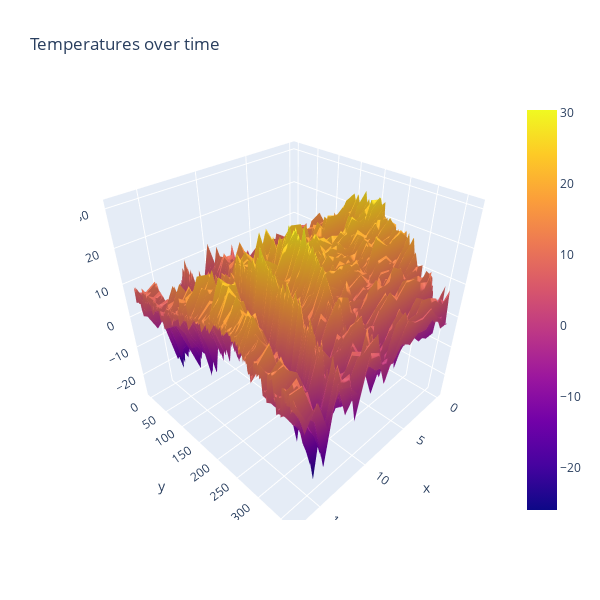

Here is the notebook cell this chart was saved with:
### Code cell
#Plot ALL weather data for all stations for a year 

#X = weather station
#Y = day of the year
#Z = temperature

#you can click/hold in the graph below to rotate!

fig = go.Figure(data=[go.Surface(z=notempyear.values)])
fig.update_layout(title='Temperatures over time', autosize=False,
                  width=600, height=600)
fig.show()

### Figure 1 — Plotly figure (JSON) as saved in the notebook; plotly's stock layout.template omitted (floating-point values rounded to 4 significant figures; data arrays with more than 128 entries replaced by an {"elided": "..."} marker saying what was removed)
{"data": [{"type": "surface", "z": {"elided": "366x18 float values"}}], "layout": {"autosize": false, "height": 600, "title": {"text": "Temperatures over time"}, "width": 600}}
